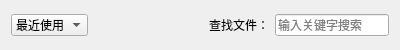
<?xml version="1.0" encoding="UTF-8"?>
<ui version="4.0">
 <class>SearchToolBar</class>
 <widget class="QWidget" name="SearchToolBar">
  <property name="geometry">
   <rect>
    <x>0</x>
    <y>0</y>
    <width>400</width>
    <height>50</height>
   </rect>
  </property>
  <layout class="QHBoxLayout" name="horizontalLayout">
   <item>
    <widget class="QComboBox" name="sortComboBox">
     <item>
      <property name="text">
       <string>最近使用</string>
      </property>
     </item>
     <item>
      <property name="text">
       <string>名称</string>
      </property>
     </item>
     <item>
      <property name="text">
       <string>大小</string>
      </property>
     </item>
    </widget>
   </item>
   <item>
    <spacer name="horizontalSpacer">
     <property name="orientation">
      <enum>Qt::Horizontal</enum>
     </property>
     <property name="sizeHint" stdset="0">
      <size>
       <width>40</width>
       <height>20</height>
      </size>
     </property>
    </spacer>
   </item>
   <item>
    <widget class="QLabel" name="searchLabel">
     <property name="text">
      <string>查找文件：</string>
     </property>
    </widget>
   </item>
   <item>
    <widget class="QLineEdit" name="searchLineEdit">
     <property name="placeholderText">
      <string>输入关键字搜索</string>
     </property>
    </widget>
   </item>
  </layout>
 </widget>
 <resources/>
 <connections/>
</ui>
